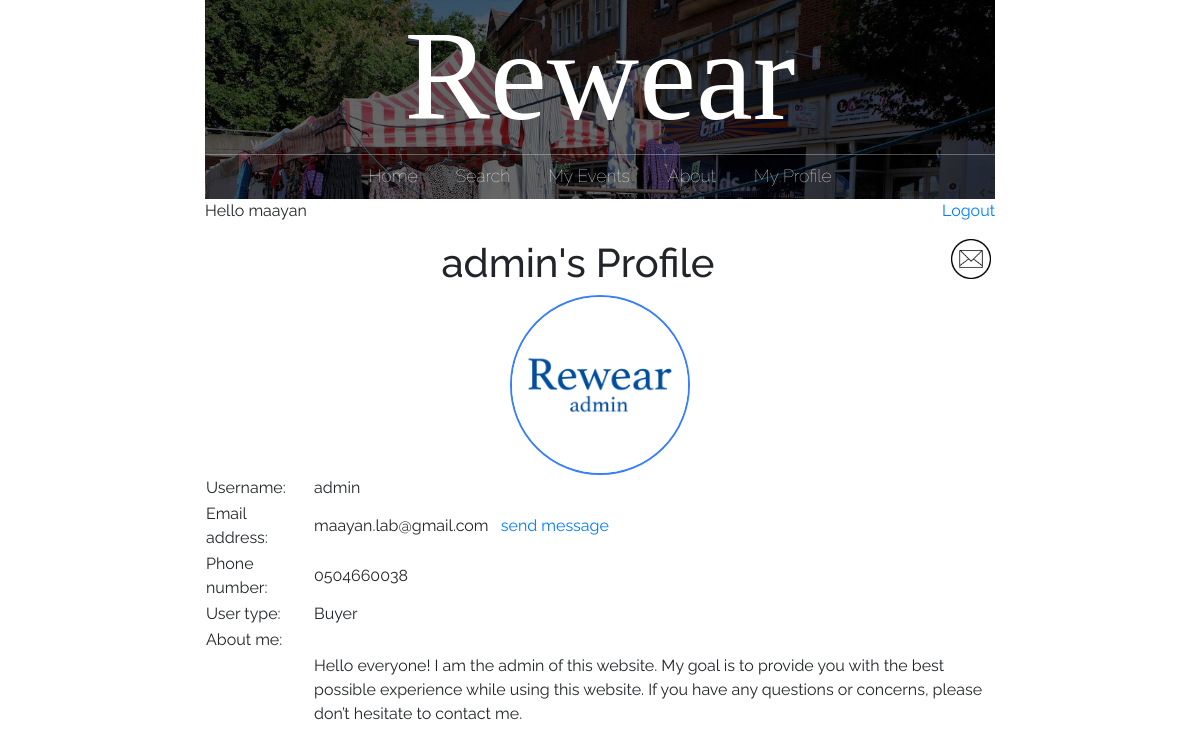
Screenshot of /profile/admin/ (signed in) with the database file from the repository.
### registry/models.py (models this page shows)
class UserProfileInfo(models.Model):
    user = models.OneToOneField(User, on_delete=models.CASCADE)
    userType = forms.CharField(label='User type', max_length=10, required=True)
    phone = models.CharField(max_length=10, default=None,)
    picture = models.ImageField(upload_to='static\\media\\profile_pics', blank=True)
    about = models.TextField(max_length=400, default='',)
    def __str__(self):
        return self.user.username

### main/views.py (the view)
# urls.py: path("profile/<username>/", views.profile, name="profile"),
def profile(response, username):
    user = User.objects.get(username=username)
    try:
        profileinfo = (UserProfileInfo.objects.filter(user=user))[0]
        picture = profileinfo.picture
    except:
        profileinfo = None
        picture = None
    if picture: picture = picture.path
    pic_path = None
    try:
        pic_path = picture.split("static")[-1]
    except:
        pic_path = None
    new_mail = new_messages(response.user.username)
    return render(response, "main/profile.html", {
        'profileinfo': profileinfo,
        'cur_user': user,
        'profile_pic': picture,
        'pic_path': pic_path,
        'new_mail': new_mail,
    })

### main/views.py (called while the page is built)
def new_messages(username):
    try:
        messages = Message.objects.filter(recipient=User.objects.filter(username=username)[0])
        for m in messages:
            if not m.is_read:
                return True
        return False
    except:
        return False

### main/templates/main/profile.html (shortened to what this page needs)
{% extends 'main/base.html' %}
{% load crispy_forms_tags %}
{% load static %}
{% block content %}
<center><h1>{{profileinfo}}'s Profile</h1></center>
{% if not user.is_authenticated %}
	<p>Not logged into any account.</p>
	<a href="/login/"><p>Login</p></a>
{% else %}
	{% if profile_pic %}
	<center>
		<img src="{% static pic_path %}" alt="Avatar" height=180px width=180px class="profimg">
	</center>
	{% endif %}
	<table>
		<tr>
			<td>Username:&nbsp;&nbsp;&nbsp;</td>
			<td>{{profileinfo}}</td>
		</tr>
		<tr>
			<td>Email address:&nbsp;&nbsp;&nbsp;&nbsp;</td>
			<td>{{cur_user.email}} &nbsp; <a href="/send_message/{{cur_user.username}}">send message</a></td>
		</tr>
		{% if profileinfo.phone %}
		<tr>
			<td>Phone number:&nbsp;&nbsp;&nbsp;&nbsp;</td>
			<td>{{profileinfo.phone}}</td>
		</tr>
		{% endif %}
		<tr>
			<td>User type:&nbsp;&nbsp;&nbsp;&nbsp;</td>
			<td>
				{% if cur_user.groups.all.0.name == "eventManager" %}
				Event Manager
				{% else %}
				Buyer
				{% endif %}
			</td>
		</tr>
		<tr>
			<td>About me:&nbsp;&nbsp;&nbsp;&nbsp;</td>
			<td><td>
		<tr>
			<td></td>
			<td>{{profileinfo.about|linebreaks}}<td>
		</tr>
	</table>
{% endif %}
{% endblock %}%}

### main/templates/main/base.html (shortened to what this page needs)
{% load static %}
<!doctype html>
<html>
	<head>
		<link rel="stylesheet" href="https://stackpath.bootstrapcdn.com/bootstrap/4.3.1/css/bootstrap.min.css">
		<link rel="stylesheet" href="{% static 'css/styles.css' %}">
	</head>
	<body>
	<div id = "content", name = "content">
		<div class="row justify-content-center">
			<div class="col-8">
			<center>
					<header class="main-header">
						<h1 class="header-name header-name-large">Rewear</h1>
						<nav class="nav main-nav">
							<ul>
								<li><a href="/">Home</a></li>
								{% if user.is_authenticated %}
									<li><a href="/search_page/">Search</a></li>
									<li><a href="/my_events/{{request.user.id}}">My Events</a></li>
								{% endif %}
								<li><a href="/about/">About</a></li>
								{% if user.is_authenticated and user.is_superuser %}
									<li><a href="/submissions/">Submissions
									<!--<div style="display: inline-block;">
										<div style="border-radius: 50%; width: 10px; height: 10px; padding: 2px; border: solid; border-color: red;"></div>
									</div>-->
									</a></li>
									<li><a href="/admin/">Administration</a></li>
								{% elif user.is_authenticated and user.is_active%}
								<li><a href="/profile/">My Profile</a></li>
								{% endif %}
							</ul>
						</nav>
					</header>
			</center>
			{% if user.is_authenticated %}
			<p style="text-align:left;">
				<td><left>Hello {{request.user.username}}</left></td>
				<span style="float:right;">
					<td><right><a href="/logout">Logout</a></right></td>
				</span>
			</p>
			<p>
				<span style="float:right;">
					{% if new_mail %}
						<a href="/inbox" style="text-decoration:none">
							<img src='{% static "media/new_mail.png" %}' alt="inbox" height=40px width=40px>&nbsp;
						</a>
					{% else %}
						<a href="/inbox" style="text-decoration:none">
							<img src='{% static "media/mail_icon.png" %}' alt="inbox" height=40px width=40px>&nbsp;
						</a>
					{% endif %}
				</span>
			</p>
			{% endif %}
				{% block content %}
				{% endblock %}
			</div>
		</div>
	</div>
	</body>
</html>

### static/css/styles.css (style rules this page uses)
* { box-sizing: border-box; font-family: Raleway; }
html, body { margin: 0; padding: 0; }
.nav ul { margin: 0; padding: 0; }
.nav li { display: inline; }
.nav a { display: inline-block; padding: .5em; color: white; text-decoration: none; }
.main-nav { text-align: center; font-size: 1.1em; font-weight: lighter; display: inline; }
.main-nav li { padding: 0 1%; }
.main-header { background-color: rgba(0, 0, 0, .6); background-image: url("../media/Header Background.jpeg"); background-blend-mode: multiply; background-size: cover; }
.header-name { text-align: center; margin: 0; font-size: 4em; font-family: "Arvo"; font-weight: normal; color: white; border-bottom: 1px solid rgba(255, 255, 255, .3) }
.header-name-large { font-size: 8em; }

### rows the page displays
UserProfileInfo: user.username "admin", phone "0504660038", about "Hello everyone! I am the admin of this website. My goal is to provide you with the best possible experience while using this website. If you have any questions or concerns, please don’t hesitate to contact me."

### other values shown
{{ request.user.username }} "maayan"
{{ cur_user.email }} "maayan.lab@gmail.com"
